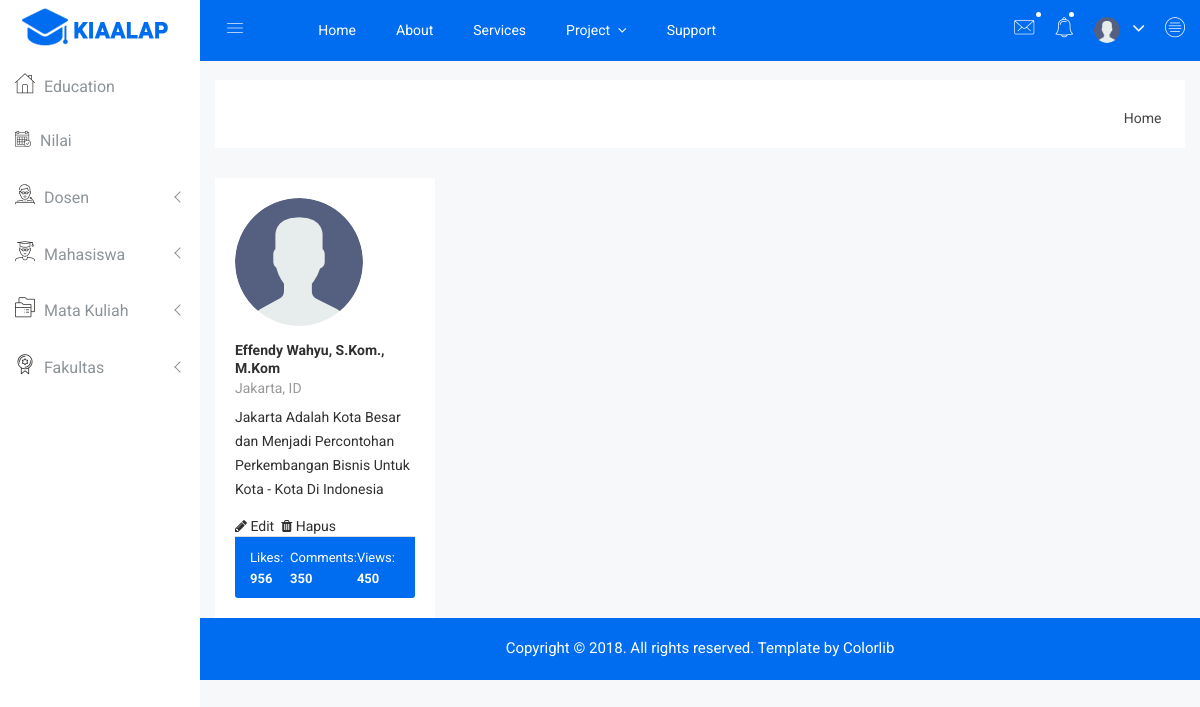
Screenshot of /kiaalap-master/admin.php?p=view_dosen with the database file from the repository.
### tables this page shows
CREATE TABLE `dosen` (
  `nid` int(11) NOT NULL,
  `nama_dosen` varchar(35) DEFAULT NULL,
  `alamat_dosen` text,
  `tempat_lahir` text,
  `tgl_lahir` date DEFAULT NULL,
  `kd_fakultas` int(11) DEFAULT NULL,
  `jenkel` varchar(15) DEFAULT NULL,
  `no_hp` varchar(15) DEFAULT NULL,
  `deskripsi` text
);

### kiaalap-master/dashboard/view-dosen.php (the view)
<?php
      $host = mysqli_connect("localhost","root","","sistem_akademik");
    $query = mysqli_query($host,"SELECT * FROM dosen");
    while($arr = mysqli_fetch_array($query)){
?>
<div class="col-lg-3 col-md-6 col-sm-6 col-xs-12">
                        <div class="hpanel hblue contact-panel contact-panel-cs responsive-mg-b-30">
                            <div class="panel-body custom-panel-jw">
                                <img alt="logo" class="img-circle m-b" src="img/user.png">
                                <h3><a href=""><?php echo $arr['nama_dosen']; ?></a></h3>
                                <p class="all-pro-ad"><?php echo $arr['tempat_lahir']; ?>, ID</p>
                                <p>
                                    <?php echo $arr['deskripsi']; ?>
                                </p>
                                 <a href="?p=edit_dosen&id=<?php echo $arr['nid'] ?>" ><i class="fa fa-pencil"></i> Edit</a>&nbsp;&nbsp;<a href="dashboard/hapus-dosen.php?id=<?php echo $arr['nid'] ?>"><i class="fa fa-trash"></i> Hapus</a>
                            </div>
                            <div class="panel-footer contact-footer">
                                <div class="professor-stds-int">
                                    <div class="professor-stds">
                                        <div class="contact-stat"><span>Likes: </span> <strong>956</strong></div>
                                    </div>
                                    <div class="professor-stds">
                                        <div class="contact-stat"><span>Comments: </span> <strong>350</strong></div>
                                    </div>
                                    <div class="professor-stds">
                                        <div class="contact-stat"><span>Views: </span> <strong>450</strong></div>
                                    </div>
                                </div>
                            </div>
                        </div>
                    </div>
                    <?php } ?>

### kiaalap-master/css/main.css (style rules this page uses)
html { color: #222; font-size: 1em; line-height: 1.4; }
audio, canvas, iframe, img, svg, video { vertical-align: middle; }

### rows the page displays
dosen: nama_dosen "Effendy Wahyu, S.Kom., M.Kom", tempat_lahir "Jakarta", deskripsi "Jakarta Adalah Kota Besar dan Menjadi Percontohan Perkembangan Bisnis Untuk Kota - Kota Di Indonesia"
